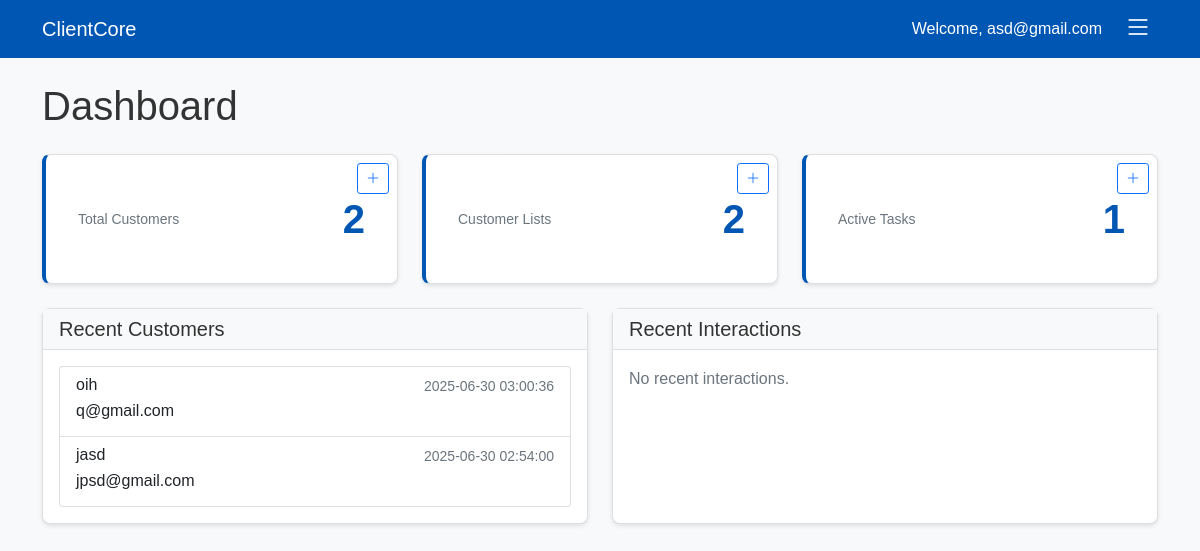
The page / (signed in) on the database its author committed.
### tables this page shows
CREATE TABLE customers
                 (id INTEGER PRIMARY KEY AUTOINCREMENT,
                  name TEXT NOT NULL,
                  email TEXT,
                  phone TEXT,
                  address TEXT,
                  gender TEXT,
                  status TEXT DEFAULT 'New',
                  created_at TIMESTAMP DEFAULT CURRENT_TIMESTAMP);

### app.py (the view)
@app.route('/')
def index():
    if 'user_id' not in session:
        return redirect(url_for('login')) #checks if user is logged in, if not then login page
    conn = get_db()
    cursor = conn.cursor()
    cursor.execute('SELECT COUNT(*) as total FROM customers')
    total_customers = cursor.fetchone()['total']
    cursor.execute('SELECT COUNT(*) as total FROM customer_lists WHERE user_id = ?', (session['user_id'],))
    total_lists = cursor.fetchone()['total']
    cursor.execute('SELECT COUNT(*) as total FROM tasks WHERE user_id = ? AND status != "Completed"', (session['user_id'],))
    active_tasks = cursor.fetchone()['total']
    cursor.execute('SELECT COUNT(*) as total FROM interactions WHERE user_id = ?', (session['user_id'],))
    total_interactions = cursor.fetchone()['total']
    cursor.execute('SELECT * FROM customers ORDER BY created_at DESC LIMIT 5')
    recent_customers = cursor.fetchall()
    cursor.execute('''SELECT interactions.*, customers.name as customer_name
                 FROM interactions
                 JOIN customers ON interactions.customer_id = customers.id
                 WHERE interactions.user_id = ?
                 ORDER BY interactions.created_at DESC LIMIT 5''', (session['user_id'],))
    recent_interactions = cursor.fetchall()
    conn.close()
    stats = {
        'total_customers': total_customers,
        'total_lists': total_lists,
        'active_tasks': active_tasks,
        'total_interactions': total_interactions
    }
    return render_template('index.html',
                         stats=stats,
                         recent_customers=recent_customers,
                         recent_interactions=recent_interactions) #rendering stats for the home page

### app.py (called while the page is built)
def get_db():
    conn = sqlite3.connect('crm.db')
    conn.row_factory = sqlite3.Row
    return conn

### templates/index.html (shortened to what this page needs)
<!DOCTYPE html>
<html lang="en">
<head>
    <link href="https://cdn.jsdelivr.net/npm/bootstrap@5.1.3/dist/css/bootstrap.min.css" rel="stylesheet">
    <link href="https://cdn.jsdelivr.net/npm/bootstrap-icons@1.7.2/font/bootstrap-icons.css" rel="stylesheet">
</head>
<body>
    <nav class="navbar navbar-expand-lg navbar-dark">
        <div class="container">
            <a class="navbar-brand" href="{{ url_for('index') }}">ClientCore</a>
            <div class="d-flex align-items-center">
                <span class="text-white me-3">Welcome, {{ session.email }}</span>
                <div class="dropdown">
                    <button class="menu-button" type="button" id="dropdownMenuButton" data-bs-toggle="dropdown" aria-expanded="false">
                        <i class="bi bi-list"></i>
                    </button>
                </div>
            </div>
        </div>
    </nav>
    <div class="container py-4">
        <h1 class="mb-4">Dashboard</h1>
        <div class="row mb-4">
            <div class="col-md-4">
                <div class="stat-card card position-relative">
                    <a href="{{ url_for('customers') }}" class="stretched-link text-decoration-none">
                        <div class="card-body">
                            <div class="d-flex justify-content-between align-items-center">
                                <div class="stat-label">Total Customers</div>
                                <div class="stat-value">{{ stats.total_customers }}</div>
                            </div>
                        </div>
                    </a>
                    <a href="{{ url_for('add_customer') }}" class="position-absolute top-0 end-0 m-2 btn btn-sm btn-outline-primary" style="z-index: 1;">
                        <i class="bi bi-plus-lg"></i>
                    </a>
                </div>
            </div>
            <div class="col-md-4">
                <div class="stat-card card position-relative">
                    <a href="{{ url_for('lists') }}" class="stretched-link text-decoration-none">
                        <div class="card-body">
                            <div class="d-flex justify-content-between align-items-center">
                                <div class="stat-label">Customer Lists</div>
                                <div class="stat-value">{{ stats.total_lists }}</div>
                            </div>
                        </div>
                    </a>
                    <a href="{{ url_for('add_list') }}" class="position-absolute top-0 end-0 m-2 btn btn-sm btn-outline-primary" style="z-index: 1;">
                        <i class="bi bi-plus-lg"></i>
                    </a>
                </div>
            </div>
            <div class="col-md-4">
                <div class="stat-card card position-relative">
                    <a href="{{ url_for('tasks') }}" class="stretched-link text-decoration-none">
                        <div class="card-body">
                            <div class="d-flex justify-content-between align-items-center">
                                <div class="stat-label">Active Tasks</div>
                                <div class="stat-value">{{ stats.active_tasks }}</div>
                            </div>
                        </div>
                    </a>
                    <a href="{{ url_for('add_task') }}" class="position-absolute top-0 end-0 m-2 btn btn-sm btn-outline-primary" style="z-index: 1;">
                        <i class="bi bi-plus-lg"></i>
                    </a>
                </div>
            </div>
        </div>
        <div class="row">
            <div class="col-md-6 mb-4">
                <div class="card h-100">
                    <div class="card-header">
                        <h5 class="card-title mb-0">Recent Customers</h5>
                    </div>
                    <div class="card-body">
                        {% if recent_customers %}
                        <div class="list-group">
                            {% for customer in recent_customers %}
                            <a href="{{ url_for('view_customer', customer_id=customer.id) }}" class="list-group-item list-group-item-action">
                                <div class="d-flex w-100 justify-content-between">
                                    <h6 class="mb-1">{{ customer.name }}</h6>
                                    <small class="text-muted">{{ customer.created_at }}</small>
                                </div>
                                <p class="mb-1">{{ customer.email }}</p>
                            </a>
                            {% endfor %}
                        </div>
                        {% else %}
                        <p class="text-muted">No recent customers.</p>
                        {% endif %}
                    </div>
                </div>
            </div>
            <div class="col-md-6 mb-4">
                <div class="card h-100">
                    <div class="card-header">
                        <h5 class="card-title mb-0">Recent Interactions</h5>
                    </div>
                    <div class="card-body">
                        {% if recent_interactions %}
                        <div class="list-group">
                            {% for interaction in recent_interactions %}
                            <a href="{{ url_for('view_customer', customer_id=interaction.customer_id) }}" class="list-group-item list-group-item-action">
                                <div class="d-flex w-100 justify-content-between">
                                    <h6 class="mb-1">{{ interaction.customer_name }}</h6>
                                    <small class="text-muted">{{ interaction.date }}</small>
                                </div>
                                <p class="mb-1">{{ interaction.notes }}</p>
                                <small class="text-muted">Type: {{ interaction.interaction_type }}</small>
                            </a>
                            {% endfor %}
                        </div>
                        {% else %}
                        <p class="text-muted">No recent interactions.</p>
                        {% endif %}
                    </div>
                </div>
            </div>
        </div>
    </div>
</body>
</html>

### templates/index.html (style rules this page uses)
:root { --primary-color: #0056b3; --secondary-color: #6c757d; --success-color: #28a745; --danger-color: #dc3545; --warning-color: #ffc107; --info-color: #17a2b8; --light-color: #f8f9fa; --dark-color: #343a40; }
body { font-family: Arial, sans-serif; line-height: 1.6; color: #333; background-color: #f8f9fa; display: flex; flex-direction: column; min-height: 100vh; }
.navbar { background-color: var(--primary-color); }
.navbar-brand { color: white !important; }
.card { border-radius: 0.5rem; box-shadow: 0 2px 4px rgba(0,0,0,0.1); transition: transform 0.2s ease; }
.card-header { background-color: var(--light-color); border-bottom: 1px solid rgba(0,0,0,0.1); }
.stat-card { border-left: 4px solid var(--primary-color); min-height: 120px; }
.stat-card .card-body { padding: 2rem; display: flex; flex-direction: column; justify-content: space-between; }
.stat-card .stat-value { font-size: 2.5rem; font-weight: 600; color: var(--primary-color); }
.stat-card .stat-label { color: var(--secondary-color); font-size: 0.875rem; }
.menu-button { font-size: 1.75rem; padding: 0.5rem; color: white; background: none; border: none; cursor: pointer; transition: all 0.2s ease; display: flex; align-items: center; justify-content: center; width: 40px; height: 40px; border-radius: 50%; }
.menu-button i { transition: transform 0.2s ease; }

### rows shown on the page
customers: name "oih", created_at "2025-06-30 03:00:36", email "q@gmail.com"
customers: name "jasd", created_at "2025-06-30 02:54:00", email "jpsd@gmail.com"

### other values the page prints
{{ session.email }} "asd@gmail.com"
{{ stats.total_customers }} "2"
{{ stats.total_lists }} "2"
{{ stats.active_tasks }} "1"
